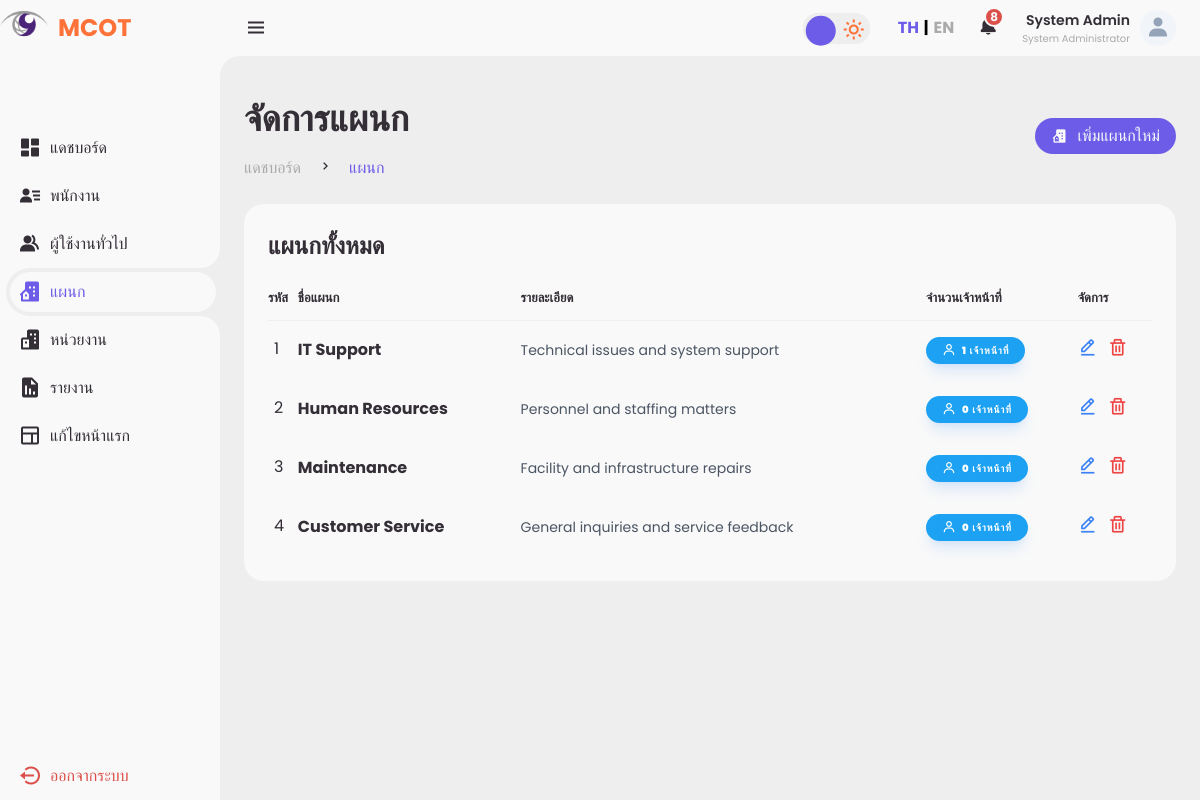
Page /admin/departments.php (signed in) on the committed database.
### tables this page shows
CREATE TABLE `departments` (
  `id` int(11) NOT NULL,
  `agency_id` int(11) DEFAULT NULL,
  `name` varchar(100) NOT NULL,
  `description` text DEFAULT NULL
);

### includes/language_handler.php (called while the page is built, shortened)
<?php
$default_lang = 'th';
if (isset($_SESSION['lang'])) {
    $curr_lang = $_SESSION['lang'];
} elseif (isset($_COOKIE['lang'])) {
    $curr_lang = $_COOKIE['lang'];
    $_SESSION['lang'] = $curr_lang;
} else {
    $curr_lang = $default_lang;
}
global $lang;
function __($key, $default = null)
{
    global $lang;
    if (isset($lang[$key])) {
        return $lang[$key];
    }
    return $default !== null ? $default : $key;
}
?>

### admin/departments.php (the view, shortened to what this page needs)
<?php
require_once '../includes/header.php';
$db = Database::connect();
$stmt = $db->query("
    SELECT d.*,
    (SELECT COUNT(*) FROM employees e WHERE e.department_id = d.id) as user_count,
    (SELECT COUNT(*) FROM complaints c WHERE c.assigned_dept_id = d.id) as complaint_count
    FROM departments d
    ORDER BY d.id ASC
");
$departments = $stmt->fetchAll();
?>
<div class="head-title">
    <div class="left">
        <h1><?php echo __('dept_page_title'); ?></h1>
        <ul class="breadcrumb">
            <li><a href="dashboard.php"><?php echo __('dept_breadcrumb_dashboard'); ?></a></li>
            <li><i class='bx bx-chevron-right'></i></li>
            <li><a class="active" href="#"><?php echo __('dept_breadcrumb_departments'); ?></a></li>
        </ul>
    </div>
    <button onclick="document.getElementById('addDeptModal').classList.remove('hidden')" class="btn-download">
        <i class='bx bxs-building-house'></i>
        <span class="text"><?php echo __('dept_btn_add'); ?></span>
    </button>
</div>
<div class="table-data">
    <div class="order">
        <div class="head">
            <h3><?php echo __('dept_title_list'); ?></h3>
        </div>
        <table>
            <thead>
                <tr>
                    <th><?php echo __('dept_th_id', 'ID'); ?></th>
                    <th><?php echo __('dept_th_name'); ?></th>
                    <th><?php echo __('dept_th_desc'); ?></th>
                    <th><?php echo __('dept_th_staff'); ?></th>
                    <th><?php echo __('dept_th_action'); ?></th>
                </tr>
            </thead>
            <tbody>
                <?php if (empty($departments)): ?>
                    <tr><td colspan="5" style="text-align:center; padding: 1.5rem; color: #6b7280;"><?php echo __('user_empty'); ?></td></tr>
                <?php else: ?>
                    <?php foreach ($departments as $index => $d): ?>
                        <tr>
                            <td><?php echo $index + 1; ?></td>
                            <td>
                                <p class="font-bold flex items-center gap-2 dark:text-white">
                                    <?php echo htmlspecialchars($d['name']); ?>
                                </p>
                            </td>
                            <td>
                                <p style="font-size: 14px; color: #4b5563; display: -webkit-box; -webkit-line-clamp: 1; -webkit-box-orient: vertical; overflow: hidden; max-width: 300px;" class="dark:text-gray-400">
                                    <?php echo htmlspecialchars($d['description'] ?? '-'); ?>
                                </p>
                            </td>
                        <td>
                            <div class="inline-flex items-center gap-1.5 px-4 py-1.5 bg-[#1da1f2] dark:bg-blue-600 text-white rounded-full font-black text-[10px] shadow-lg shadow-blue-400/20 dark:shadow-blue-900/40 transition-all duration-300 transform hover:scale-105 cursor-default group">
                                <i class='bx bx-user text-[14px] group-hover:rotate-12 transition-transform duration-300'></i>
                                <span class="uppercase tracking-widest">
                                    <?php echo $d['user_count']; ?> <?php echo __('dept_label_staff'); ?>
                                </span>
                            </div>
                        </td>
                        <td>
                            <div class="flex items-center gap-2.5">
                                <button onclick='openEditModal(<?php echo json_encode($d); ?>)'
                                    class="text-blue-500 hover:text-blue-700 transition-colors" title="<?php echo __('dept_title_edit'); ?>">
                                    <i class='bx bx-edit-alt' style="font-size: 1.25rem;"></i>
                                </button>
                                <form method="POST" onsubmit="return confirmAction(event, '<?php echo __('dept_confirm_delete'); ?>');" style="display:inline;">
                                    <button type="submit" class="text-red-500 hover:text-red-700 transition-colors" title="<?php echo __('dept_title_delete'); ?>">
                                        <i class='bx bx-trash' style="font-size: 1.25rem;"></i>
                                    </button>
                                </form>
                            </div>
                        </td>
                    </tr>
                <?php endforeach; ?>
            <?php endif; ?>
            </tbody>
        </table>
    </div>
</div>
<?php require_once '../includes/footer.php'; ?>

### includes/header.php (shortened to what this page needs)
<?php
require_once __DIR__ . '/language_handler.php';
$current_dir = basename(dirname($_SERVER['PHP_SELF']));
$base_path = ($current_dir == 'project-mcot') ? '' : '../';
if (in_array($current_dir, ['admin', 'pr', 'department', 'user', 'employee', 'public'])) {
    $base_path = '../';
} else {
    $base_path = '';
}
if (isset($_SESSION['user_id'])) {
    if (!isset($db)) {
        $db = Database::connect();
    }
    $user_type = $_SESSION['user_type'] ?? 'employee';
    if ($user_type === 'employee') {
        $stmt = $db->prepare("
            SELECT u.*, r.role_name, d.name as department_name
            FROM employees u
            LEFT JOIN roles r ON u.role_id = r.id
            LEFT JOIN departments d ON u.department_id = d.id
            WHERE u.id = ?
        ");
    } else {
        $stmt = $db->prepare("SELECT u.* FROM users u WHERE u.id = ?");
    }
    $stmt->execute([$_SESSION['user_id']]);
    $emp_data = $stmt->fetch(PDO::FETCH_ASSOC);
}
?>
<!DOCTYPE html>
<html lang="en">
<head>
    <link href='https://unpkg.com/boxicons@2.1.4/css/boxicons.min.css' rel='stylesheet'>
    <link rel="stylesheet" href="<?php echo $base_path; ?>assets/css/style.css?v=<?php echo time(); ?>">
    <script src="https://cdn.tailwindcss.com"></script>
</head>
<body class="<?php echo isset($_SESSION['user_id']) ? '' : 'bg-gray-100'; ?>">
    <?php if (isset($_SESSION['user_id'])): ?>
        <section id="sidebar">
            <a href="<?php echo $base_path; ?>index.php" class="brand">
                <img src="<?php echo $base_path; ?>assets/img/logo/logo.png" alt="MCOT Logo"
                    style="width: 48px; height: auto; margin-right: 10px;">
                <span class="text"><?php echo __('mcot_logo_text'); ?></span>
            </a>
            <ul class="side-menu top">
                <?php
                $role_id = $_SESSION['role_id'];
                $current_page = basename($_SERVER['PHP_SELF']);
                if ($role_id == 1) {
                    ?>
                    <li class="<?php echo $current_page == 'dashboard.php' && $current_dir == 'admin' ? 'active' : ''; ?>">
                        <a href="<?php echo $base_path; ?>admin/dashboard.php">
                            <i class='bx bxs-dashboard'></i>
                            <span class="text"><?php echo __('menu_dashboard'); ?></span>
                        </a>
                    </li>
                    <li class="<?php echo $current_page == 'employees.php' ? 'active' : ''; ?>">
                        <a href="<?php echo $base_path; ?>admin/employees.php">
                            <i class='bx bxs-user-detail'></i>
                            <span class="text"><?php echo __('menu_user_management'); ?></span>
                        </a>
                    </li>
                    <li class="<?php echo $current_page == 'users.php' ? 'active' : ''; ?>">
                        <a href="<?php echo $base_path; ?>admin/users.php">
                            <i class='bx bxs-group'></i>
                            <span class="text"><?php echo __('menu_general_users'); ?></span>
                        </a>
                    </li>
                    <li class="<?php echo $current_page == 'departments.php' ? 'active' : ''; ?>">
                        <a href="<?php echo $base_path; ?>admin/departments.php">
                            <i class='bx bxs-building-house'></i>
                            <span class="text"><?php echo __('menu_departments'); ?></span>
                        </a>
                    </li>
                    <li class="<?php echo $current_page == 'agencies.php' || $current_page == 'agency_options.php' ? 'active' : ''; ?>">
                        <a href="<?php echo $base_path; ?>admin/agencies.php">
                            <i class='bx bxs-buildings'></i>
                            <span class="text"><?php echo __('menu_agencies'); ?></span>
                        </a>
                    </li>
                    <li class="<?php echo $current_page == 'reports.php' ? 'active' : ''; ?>">
                        <a href="<?php echo $base_path; ?>admin/reports.php">
                            <i class='bx bxs-report'></i>
                            <span class="text"><?php echo __('menu_reports'); ?></span>
                        </a>
                    </li>
                    <li class="<?php echo $current_page == 'edit_homepage.php' ? 'active' : ''; ?>">
                        <a href="<?php echo $base_path; ?>admin/edit_homepage.php">
                            <i class='bx bx-layout'></i>
                            <span class="text"><?php echo __('menu_edit_homepage'); ?></span>
                        </a>
                    </li>
                    <?php
                }
                ?>
            </ul>
            <ul class="side-menu bottom">
                <li>
                    <a href="<?php echo $base_path; ?>logout.php" class="logout">
                        <i class='bx bx-log-out-circle'></i>
                        <span class="text"><?php echo __('menu_logout'); ?></span>
                    </a>
                </li>
            </ul>
        </section>
        <section id="content">
            <nav>
                <i class='bx bx-menu'></i>
                <form action="#">
                    <div class="form-input">
                    </div>
                </form>
                <label class="swith-lm" for="switch-mode">
                    <i class="bx bx-sun"></i>
                    <div class="ball"></div>
                </label>
                <?php
                $query_params = $_GET;
                $query_params['lang'] = 'th';
                $th_url = '?' . http_build_query($query_params);
                $query_params['lang'] = 'en';
                $en_url = '?' . http_build_query($query_params);
                ?>
                <div class="lang-switch" style="margin-left: 15px; font-weight: bold; display: flex; gap: 5px;">
                    <a href="<?php echo htmlspecialchars($th_url); ?>"
                        style="text-decoration: none; color: <?php echo $curr_lang == 'th' ? 'var(--blue)' : 'var(--dark-grey)'; ?>;">TH</a>
                    <span>|</span>
                    <a href="<?php echo htmlspecialchars($en_url); ?>"
                        style="text-decoration: none; color: <?php echo $curr_lang == 'en' ? 'var(--blue)' : 'var(--dark-grey)'; ?>;">EN</a>
                </div>
                <a href="#" class="notification">
                    <i class='bx bxs-bell'></i>
                    <span class="num">8</span>
                </a>
                <a href="#" class="profile" style="display: flex; align-items: center; gap: 10px; text-decoration: none;">
                    <span style="display: flex; flex-direction: column; text-align: right;">
                        <span
                            style="font-weight: 600; font-size: 14px; color: var(--dark);"><?php echo htmlspecialchars($_SESSION['full_name']); ?></span>
                        <span
                            style="font-size: 10px; color: var(--dark-grey); text-align: right;"><?php echo htmlspecialchars($_SESSION['role_name']); ?></span>
                    </span>
                    <div style="width: 36px; height: 36px; border-radius: 50%; overflow: hidden; display: flex; align-items: center; justify-content: center; background: #F1F5F9; flex-shrink: 0;">
                        <?php if (!empty($emp_data['profile_image'])): ?>
                            <img src="<?php echo $base_path; ?>assets/img/profile/<?php echo htmlspecialchars($emp_data['profile_image']); ?>" alt="Profile" style="width: 100%; height: 100%; object-fit: cover;">
                        <?php else: ?>
                            <i class='bx bxs-user' style='font-size: 24px; color: #94A3B8;'></i>
                        <?php endif; ?>
                    </div>
                </a>
            </nav>
            <main>
            <?php else: ?>
                <div class="guest-wrapper min-h-screen flex flex-col justify-center py-12 sm:px-6 lg:px-8">
                <?php endif; ?>

### includes/footer.php (shortened to what this page needs)
<?php if (isset($_SESSION['user_id'])): ?>
    </main>
    </section>
<?php else: ?>
    </div>
<?php endif; ?>
</body>
</html>

### rows in the picture
departments: name "IT Support", description "Technical issues and system support", user_count "1"
departments: name "Human Resources", description "Personnel and staffing matters", user_count "0"
departments: name "Maintenance", description "Facility and infrastructure repairs", user_count "0"
departments: name "Customer Service", description "General inquiries and service feedback", user_count "0"

### other values in the picture
__('mcot_logo_text') "MCOT"
__('menu_dashboard') "แดชบอร์ด"
__('menu_user_management') "พนักงาน"
__('menu_general_users') "ผู้ใช้งานทั่วไป"
__('menu_departments') "แผนก"
__('menu_agencies') "หน่วยงาน"
__('menu_reports') "รายงาน"
__('menu_edit_homepage') "แก้ไขหน้าแรก"
__('menu_logout') "ออกจากระบบ"
$_SESSION['full_name'] "System Admin"
$_SESSION['role_name'] "System Administrator"
__('dept_page_title') "จัดการแผนก"
__('dept_breadcrumb_dashboard') "แดชบอร์ด"
__('dept_breadcrumb_departments') "แผนก"
__('dept_btn_add') "เพิ่มแผนกใหม่"
